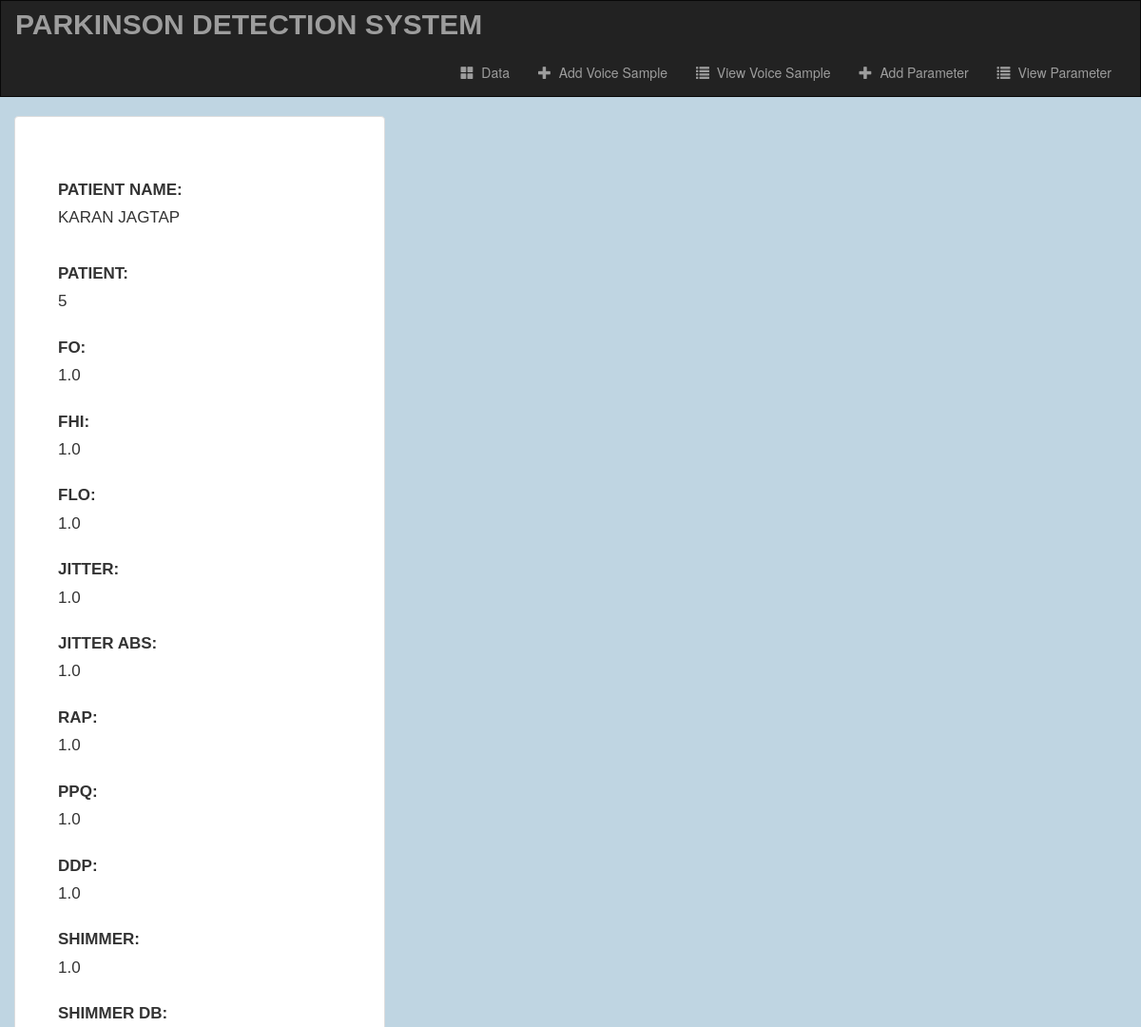
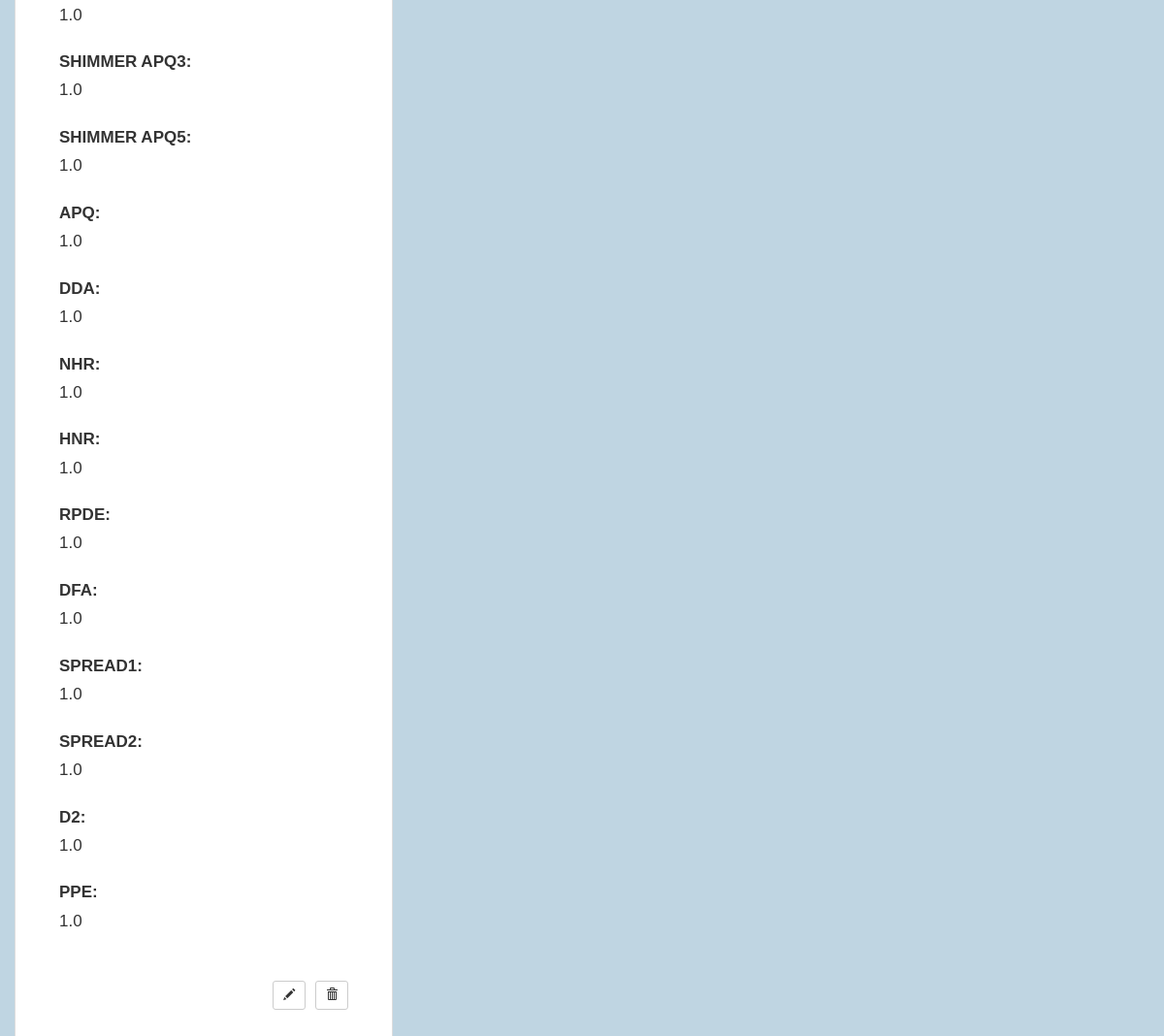
The page /data/disease-detail/35/ on the database its author committed (2 pictures, top to bottom).
### data/models.py (models this page shows, shortened)
class DiseaseModel(models.Model):
    patient = models.ForeignKey(PatientProfileModel, on_delete=models.CASCADE, null=True, blank=True)
    fo = models.FloatField(null=True, blank=True)
    fhi = models.FloatField(null=True, blank=True)
    flo = models.FloatField(null=True, blank=True)
    jitter = models.FloatField(null=True, blank=True)
    jitter_abs = models.FloatField(null=True, blank=True)
    rap = models.FloatField(null=True, blank=True)
    ppq = models.FloatField(null=True, blank=True)
    ddp = models.FloatField(null=True, blank=True)
    shimmer = models.FloatField(null=True, blank=True)
    shimmer_db = models.FloatField(null=True, blank=True)
    shimmer_apq3 = models.FloatField(null=True, blank=True)
    shimmer_apq5 = models.FloatField(null=True, blank=True)
    apq = models.FloatField(null=True, blank=True)
    dda = models.FloatField(null=True, blank=True)
    nhr = models.FloatField(null=True, blank=True)
    hnr = models.FloatField(null=True, blank=True)
    rpde = models.FloatField(null=True, blank=True)
    dfa = models.FloatField(null=True, blank=True)
    spread1 = models.FloatField(null=True, blank=True)
    spread2 = models.FloatField(null=True, blank=True)
    d2 = models.FloatField(null=True, blank=True)
    ppe = models.FloatField(null=True, blank=True)
    parameters_file = models.FileField(upload_to='parameters_files/', null=True, blank=True)

### account/models.py (models this page shows)
class PatientProfileModel(models.Model):
    name = models.CharField(max_length=100, error_messages={'required': 'Please Enter your name'}, default='')
    age = models.IntegerField(blank=True, default=0)
    gender = models.CharField(max_length=10, default='Male')
    smoker = models.CharField(max_length=10, default='No')
    height = models.CharField(max_length=20, default='0', help_text='5 ft. 6 in.')
    weight = models.IntegerField(error_messages={'required': 'Please Enter a numeric value'}, default=0, help_text='kg.')
    blood_pressure = models.IntegerField(error_messages={'required': 'Please Enter a numeric value'}, default=0)
    state = models.CharField(max_length=20, default='')
    city = models.CharField(max_length=20, default='')
    def __str__(self):
        return self.name

### data/views.py (the view)
# urls.py: path('disease-detail/<int:disease_id>/', views.disease_detail, name="disease-details"),
def disease_detail(request, disease_id):
    disease_data = get_object_or_404(DiseaseModel, pk=disease_id)
    form = DiseaseEditForm(instance=disease_data)
    context = {
        'form': form,
        'disease_detail': disease_data
    }
    return render(request, 'data/disease_detail.html', context)

### data/templates/data/disease_detail.html (shortened to what this page needs)
{% extends 'data/base.html' %}
{% block body %}
<div class="container">
  <div class="row justify-content-md-center">
    <div class="thumbnail col-md-4">
      <label>Patient Name:</label>
      {{ disease_detail.patient|linebreaks }}
        <br>
      {% for field in form %}
        {% if not field.name == 'parameters_file'  %}
          {{ field.label_tag }}
          <br>
          {{ field.value }}
          <br>
          <br>
        {% endif %}
      {% endfor %}
      <br>
      <div align="end">
        <form action="{% url 'data:disease-delete' disease_detail.id %}" method="post" style="display: inline;">
          <a href="{% url 'data:disease-edit' disease_detail.id %}" class="btn btn-default btn-sm">
            <span class="glyphicon glyphicon-pencil"></span>
          </a>
          <button type="submit" class="btn btn-default btn-sm" style="margin-left: 5px">
            <span class="glyphicon glyphicon-trash"></span>
          </button>
        </form>
      </div>
    </div>
  </div>
  <br>
</div>
{% endblock %}

### data/static/data/style.css (style rules this page uses)
body { background-size: cover; background-repeat: no-repeat; background-color: #BFD5E2; }
.thumbnail { z-index: 10; padding: 4.5rem; font-family: 'Verdana', sans-serif; text-transform: uppercase; font-size: 17px; }

### rows shown on the page
DiseaseModel: patient "KARAN JAGTAP", value "1.0" "1.0" "1.0" "1.0" "1.0" "1.0" "1.0" "1.0" "1.0" "1.0" "1.0" "1.0" "1.0" "1.0" "1.0" "1.0" "1.0" "1.0" "1.0" "1.0" "1.0" "1.0"

### other values the page prints
{{ field.label_tag }} "PATIENT:" "FO:" "FHI:" "FLO:" "JITTER:" "JITTER ABS:" "RAP:" "PPQ:" "DDP:" "SHIMMER:" "SHIMMER DB:" "SHIMMER APQ3:" "SHIMMER APQ5:" "APQ:" "DDA:" "NHR:" "HNR:" "RPDE:" "DFA:" "SPREAD1:" "SPREAD2:" "D2:" "PPE:"
{{ field.value }} "5"
